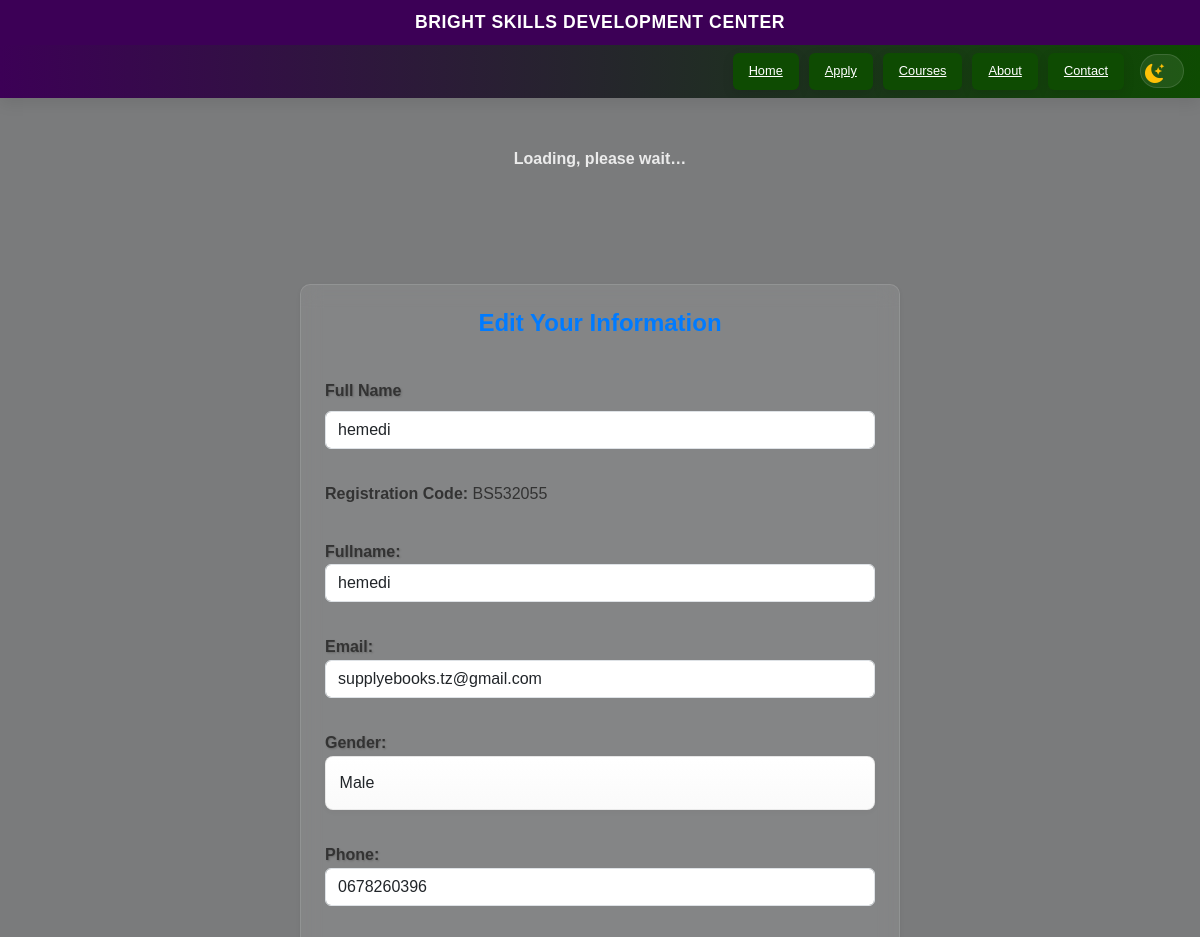
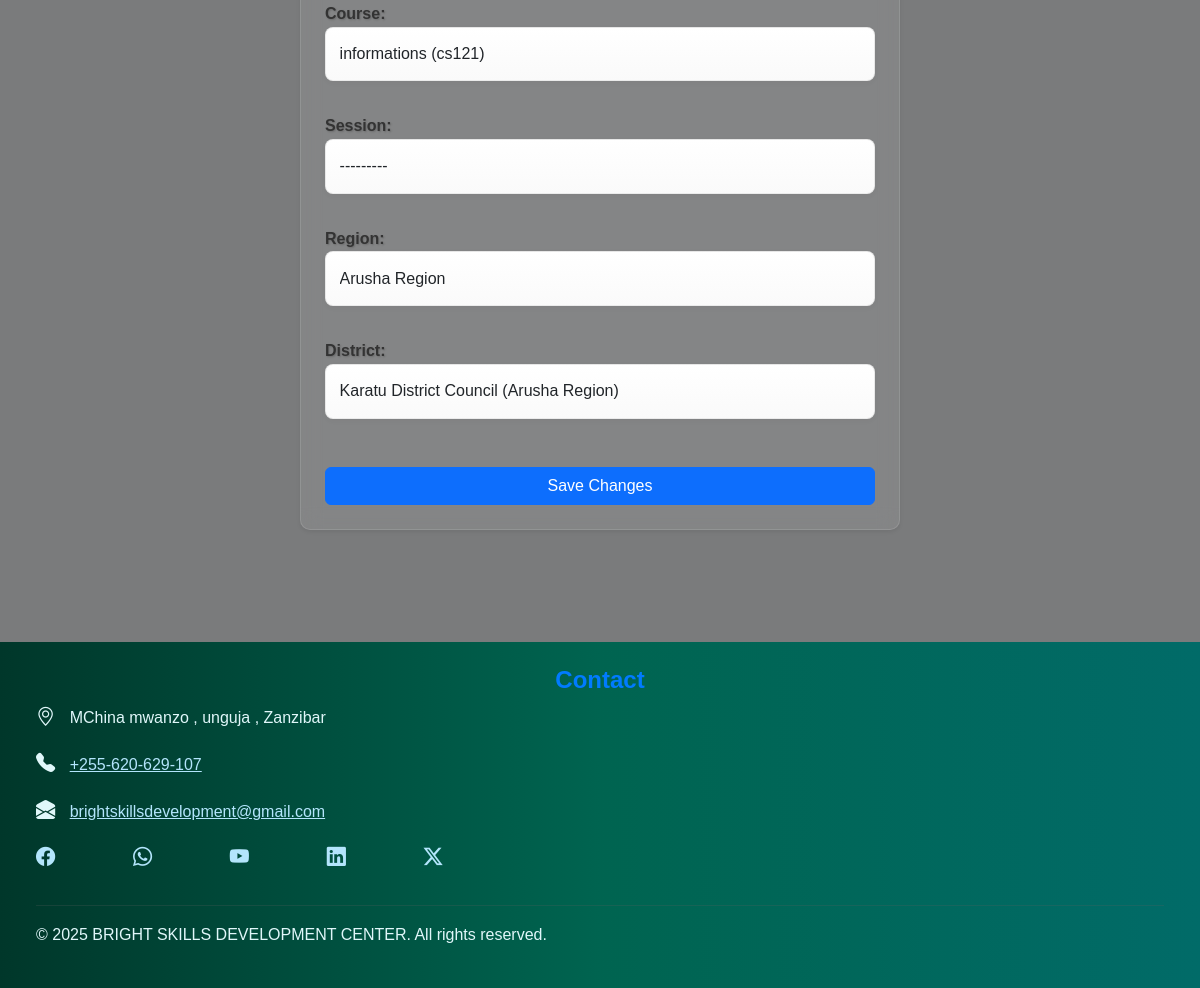
The app's page /students/2/edit/ with its own data (2 pictures, top to bottom).
### apply/models.py (models this page shows, shortened)
class Student(models.Model):
    GENDER_CHOICES = (('M','Male'),('F','Female'))
    code = models.CharField(max_length=32, unique=True, editable=False)
    fullname = models.CharField(max_length=200)
    email = models.EmailField()
    gender = models.CharField(max_length=1, choices=GENDER_CHOICES, default='M')
    phone = models.CharField(max_length=20, blank=True)
    course = models.ForeignKey(Course, on_delete=models.SET_NULL, null=True, blank=True, related_name='students')
    region = models.ForeignKey(Region, on_delete=models.SET_NULL, null=True, blank=True)
    district = models.ForeignKey(District, on_delete=models.SET_NULL, null=True, blank=True)
    session = models.ForeignKey(Session, on_delete=models.SET_NULL, null=True, blank=True)
    created_at = models.DateTimeField(auto_now_add=True)

class Course(models.Model):
    course_id = models.CharField(max_length=20, unique=True, blank=True)  # human id / code
    title = models.CharField(max_length=200)
    lecturer = models.CharField(max_length=120, blank=True)
    duration_months = models.PositiveSmallIntegerField(default=1, help_text="Duration in months")
    cost = models.DecimalField(max_digits=10, decimal_places=2, default=0.00)
    description = models.TextField(blank=True)
    sessions = models.ManyToManyField(Session, blank=True, related_name='courses')
    def __str__(self):
        return f"{self.title} ({self.course_id})"

### apply/views.py (the view)
# urls.py: path('students/<int:student_id>/edit/', views.edit_student, name='edit_student'),
def edit_student(request, student_id):
    student = get_object_or_404(Student, id=student_id)
    if request.method == 'POST':
        form = StudentForm(request.POST, instance=student)
        if form.is_valid():
            updated_student = form.save()
            return redirect('applications:registration_success', student_id=updated_student.id)
    else:
        form = StudentForm(instance=student)
    return render(request, 'applications/edit_student.html', {'form': form, 'student': student})

### apply/forms.py
class StudentForm(forms.ModelForm):
    class Meta:
        model = Student
        fields = ['fullname','email','gender','phone','course','session','region','district']
        widgets = {
            'gender': forms.Select(attrs={'class':'form-select'}),
            'course': forms.Select(attrs={'class':'form-select select2-course'}),
            'region': forms.Select(attrs={'class':'form-select cascade-region'}),
            'district': forms.Select(attrs={'class':'form-select cascade-district'}),
            'phone': forms.TextInput(attrs={'class':'form-control'}),
            'fullname': forms.TextInput(attrs={'class':'form-control'}),
            'email': forms.EmailInput(attrs={'class':'form-control'}),
            'session': forms.Select(attrs={'class':'form-select'}),
        }

### apply/models.py (called while the page is built)
    def __str__(self):
        return self.name

    def __str__(self):
        return self.name

    def __str__(self):
        return f"{self.name} ({self.region.name})"

### apply/templates/applications/edit_student.html (shortened to what this page needs)
{% extends 'applications/base.html' %}
{% block content %}
<div class="container my-5">
    <form method="post" class="shadow-sm">
        <h2 class="mb-4">Edit Your Information</h2>
        <div class="mb-3">
            <label for="{{ form.fullname.id_for_label }}" class="form-label">Full Name</label>
            {{ form.fullname }}
        </div>
        <p><strong>Registration Code:</strong> {{ student.code }}</p>
        {{ form.as_p }}
        <button type="submit" class="btn btn-primary w-100 mt-3">Save Changes</button>
    </form>
</div>
{% endblock content %}

### apply/static/css/style.css (style rules this page uses)
*,*::after,*::before { margin: 0; padding: 0; box-sizing: border-box; list-style-type: none; text-decoration: none; }
:root { --color-primary-dark: #3c0056; --color-primary-light: #0e4b02; --color-accent-1: #ffc107; --color-accent-2: #e69a00; --color-secondary-link: #007bff; --color-text-dark: #333; --color-background: #7a7b7c; --color-card-bg: #ffffff; --color-white: white; --transition-speed: 0.3s; --glass-bg: rgba(255,255,255,0.08); --glass-border: rgba(255,255,255,0.12); --accent-gradient: linear-gradient(135deg,#7ee8fa 0%, #80ff72 100%); --accent-gradient-2: linear-gradient(135deg,#ff7a59 0%, #ffb86b 100%); --toast-success: #2ecc71; --toast-error: #e74c3c; --toast-info: #3498db; }
body { transition: background-color var(--transition-speed) ease, color var(--transition-speed) ease; }
body { font-family: 'Arial', sans-serif; background-color: var(--color-background); color: var(--color-text-dark); line-height: 1.6; display: grid; min-height: 100vh; grid-template-rows: auto 1fr auto; }
h2 { font-size: 24px; margin-bottom: .5rem; color: var(--color-secondary-link); text-align: center; font-weight: 900; }
form { display: flex; flex-direction: column; gap: 1rem; width: 90%; max-width: 600px; margin: 3rem auto; padding: 1.5rem; border-radius: 10px; background: var(--glass-bg); backdrop-filter: blur(10px); -webkit-backdrop-filter: blur(10px); border: 1px solid var(--glass-border); box-shadow: 0 8px 32px 0 rgba(31, 38, 135, 0.15); }
form label, form h5 { color: var(--color-text-dark); text-shadow: 1px 1px 2px rgba(0,0,0,0.2); font-weight: 600; }
select { padding: .8rem; border: 1px solid #ced4da; border-radius: 5px; font-size: 16px; width: 100%; transition: border-color var(--transition-speed); }
input, textarea { padding: .8rem; border: 1px solid #ced4da; border-radius: 5px; font-size: 16px; width: 100%; transition: border-color var(--transition-speed); }
button { padding: .8rem; border: none; border-radius: 5px; background-color: var(--color-primary-dark); color: var(--color-white); font-size: 16px; cursor: pointer; transition: background-color var(--transition-speed) ease; }
.form-select { padding: .9rem .85rem; border-radius: 8px; border: 1px solid rgba(0,0,0,0.08); background: linear-gradient(180deg, #ffffff, #fafafa); box-shadow: 0 2px 6px rgba(0,0,0,0.03); transition: box-shadow .18s ease, transform .12s ease, border-color .12s ease; }
.fade-in { opacity: 0; transform: translateY(20px); transition: opacity 0.6s ease-out, transform 0.6s ease-out; }
.fade-in.is-visible { opacity: 1; transform: translateY(0); }

### records on screen
Student: fullname "hemedi", code "BS532055", email "supplyebooks.tz@gmail.com", gender "Male", phone "0678260396", session "---------", region "Arusha Region", district "Karatu District Council (Arusha Region)"
Course: course "informations (cs121)"
